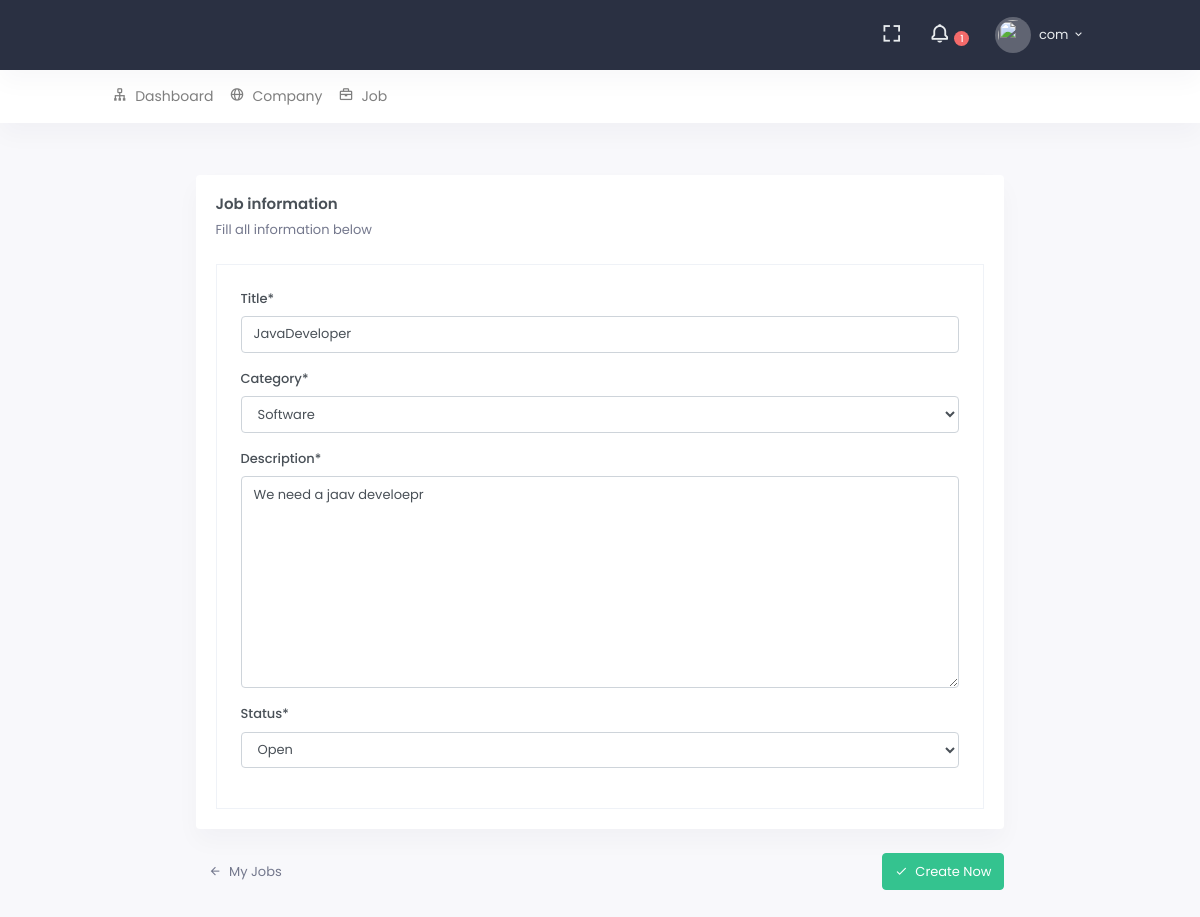
The page /c/job/1/change/ (signed in) on the database as committed earlier.
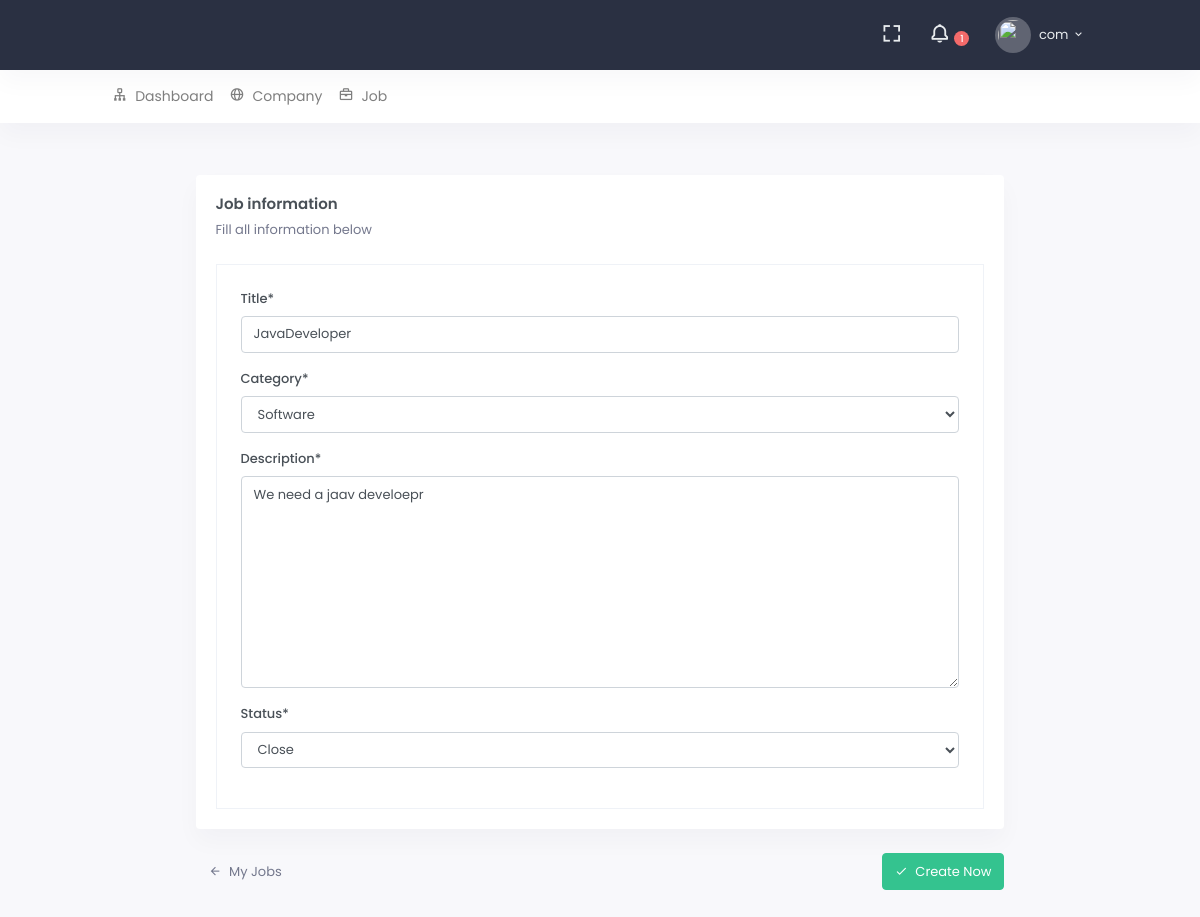
The same page on the database as committed later.
### src/portals/company/models.py (models this page shows, shortened)
class Job(models.Model):
    STATUS_CHOICE = (
        ('o', 'Open'),
        ('c', 'Close')
    )
    title = models.CharField(max_length=255)
    category = models.ForeignKey(Category, on_delete=models.CASCADE)
    description = models.TextField()
    detailed_description = RichTextField(null=True, blank=True)
    company = models.ForeignKey('Company', related_name='job_provider', on_delete=models.CASCADE, blank=True)
    start_time = models.DateTimeField(null=True, blank=True)
    end_time = models.DateTimeField(null=True, blank=True)
    likes = models.ManyToManyField(User, related_name='likes')
    candidates = models.ManyToManyField(User, related_name='candidates', through='Candidate')
    status = models.CharField(max_length=1, choices=STATUS_CHOICE, default='o')
    is_active = models.BooleanField(default=True)
    created_on = models.DateTimeField(auto_now=False, auto_now_add=True)
    class Meta:
        ordering = ['-pk']

### src/portals/company/views.py (the view)
# urls.py: path('job/<int:pk>/change/', JobUpdateView.as_view(), name='job-update'),
@method_decorator(company_required, name='dispatch')
class JobUpdateView(UpdateView):
    model = Job
    fields = ['title', 'category', 'description', 'status']
    success_url = reverse_lazy('company:job-list')
    def get_object(self, queryset=None):
        return get_object_or_404(
            Job.objects.filter(
                company__user=self.request.user
            ), pk=self.kwargs['pk']
        )

### src/portals/company/models.py (called while the page is built)
    def __str__(self):
        return self.name

### src/portals/company/templates/company/job_form.html (shortened to what this page needs)
{% extends 'core/base.html' %}
{% load static %}
{% load crispy_forms_tags %}
{% block content %}
    <div class="checkout-tabs">
        <form method="post">
            <div class="row justify-content-center">
                <div class="col-xl-10 col-sm-9">
                    <form action="" method="post">
                        <div class="card">
                            <div class="card-body">
                                <div class="tab-content" id="v-pills-tabContent">
                                    <div class="tab-pane fade active show" id="v-pills-payment" role="tabpanel"
                                         aria-labelledby="v-pills-payment-tab">
                                        <div>
                                            <h4 class="card-title">Job information</h4>
                                            <p class="card-title-desc">Fill all information below</p>
                                            <div class="p-4 border">
                                                {{ form|crispy }}
                                            </div>
                                        </div>
                                    </div>
                                </div>
                            </div>
                        </div>
                        <div class="row my-4">
                            <div class="col-sm-6">
                                <a href="{% url 'company:job-list' %}"
                                   class="btn text-muted d-none d-sm-inline-block btn-link">
                                    <i class="mdi mdi-arrow-left mr-1"></i> My Jobs </a>
                            </div>
                            <div class="col-sm-6">
                                <div class="text-sm-right">
                                    <button type="submit" class="btn btn-success">
                                        <i class="mdi mdi-check mr-1"></i> Create Now
                                    </button>
                                </div>
                            </div>
                        </div>
                    </form>
                </div>
            </div>
        </form>
    </div>
{% endblock %}

Rows that differ between the two databases and show on the page:
changed Job "JavaDeveloper": status "Open" → "Close"
